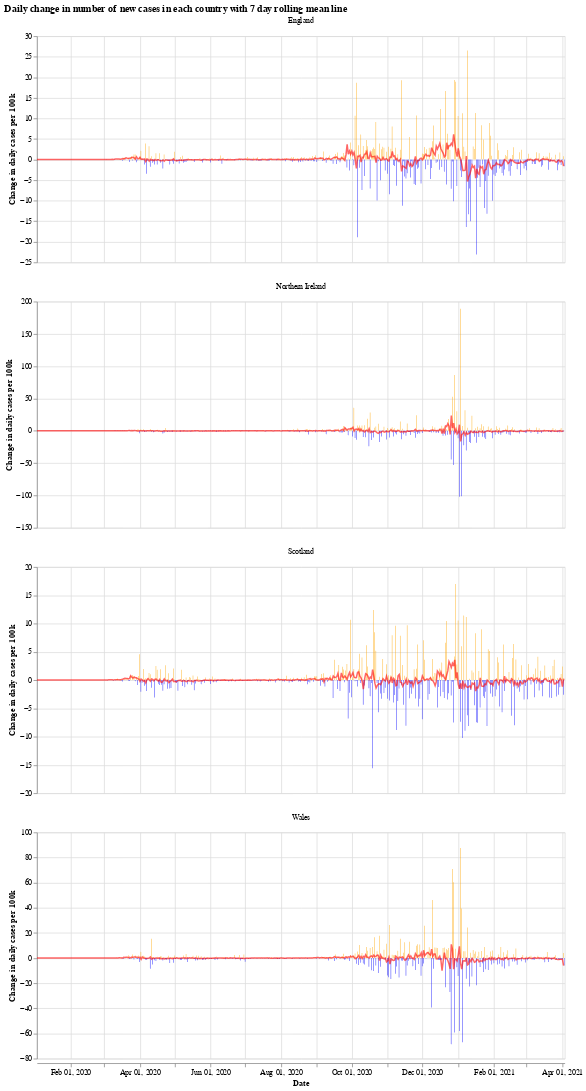

This figure's notebook cell:
### Markdown cell above
We will use the Python library `Altair` for visualising the data, see the [altair docs](https://altair-viz.github.io/) for more information.

First we have a graph which shows the daily change in the number of new cases for each country. This number jumps up and down all over the place, which is likely due to delay in reporting of new cases over the weekend. Another interesting thing is that it looks like the daily cases in Wales experienced a much shorter period of calm over the summer (calm in the sense of daily cases not jumping up and down).

The orange bars are days when the number of new cases (per 100k population) was more than the previous day, while the blue are days when the number of new cases dropped. The red line is the 7 day moving average. 

When the moving average line is below 0, it means that there is a consistent drop in new cases. We can see this clearly happening around the times that lockdowns were introduced (though, to varying degrees). I will update the graphs soon with a marker of when each lockdown started.

### Code cell
# collapse
import altair as alt

bars = alt.Chart(uk_cases).mark_bar().encode(
    x=alt.X("yearmonthdate(date):T", axis=alt.Axis(title='Date')),
    y=alt.Y("casesChangeRate:Q", axis=alt.Axis(title='Change in daily cases per 100k')),
    tooltip='casesChange',
    color=alt.condition(
        alt.datum.casesChangeRate > 0,
        alt.value("orange"),  # The positive color
        alt.value("blue")  # The negative color
    )
).properties(title='Daily change in number of new cases with 7 day rolling mean',width=700).interactive()

line = alt.Chart(uk_cases).mark_line(
    color='red',
    size=2,
    opacity=0.6
).transform_window(
    rolling_mean='mean(casesChangeRate)',
    frame=[0, 7],
    groupby=['areaName']
).encode(
    x='yearmonthdate(date):T',
    y='rolling_mean:Q'
)

alt.layer(bars, line, data=uk_cases).facet(alt.Column(
    'areaName', title=''), columns=1).resolve_scale(y='independent').properties(title='Daily change in number of new cases in each country with 7 day rolling mean line')

### Figure 1 — Vega-Lite specification as saved in the notebook (floating-point values rounded to 4 significant figures; data arrays with more than 128 entries replaced by an {"elided": "..."} marker saying what was removed)
{"config": {"view": {"continuousWidth": 400, "continuousHeight": 300}}, "data": {"name": "data-a3191132c42610c2fc4ec477e0a8c883"}, "facet": {"type": "nominal", "field": "areaName", "title": ""}, "spec": {"layer": [{"mark": "bar", "encoding": {"color": {"condition": {"value": "orange", "test": "(datum.casesChangeRate > 0)"}, "value": "blue"}, "tooltip": {"type": "quantitative", "field": "casesChange"}, "x": {"type": "temporal", "axis": {"title": "Date"}, "field": "date", "timeUnit": "yearmonthdate"}, "y": {"type": "quantitative", "axis": {"title": "Change in daily cases per 100k"}, "field": "casesChangeRate"}}, "selection": {"selector001": {"type": "interval", "bind": "scales", "encodings": ["x", "y"]}}, "title": "Daily change in number of new cases with 7 day rolling mean", "width": 700}, {"mark": {"type": "line", "color": "red", "opacity": 0.6, "size": 2}, "encoding": {"x": {"type": "temporal", "field": "date", "timeUnit": "yearmonthdate"}, "y": {"type": "quantitative", "field": "rolling_mean"}}, "transform": [{"window": [{"op": "mean", "field": "casesChangeRate", "as": "rolling_mean"}], "frame": [0, 7], "groupby": ["areaName"]}]}]}, "columns": 1, "resolve": {"scale": {"y": "independent"}}, "title": "Daily change in number of new cases in each country with 7 day rolling mean line", "$schema": "https://vega.github.io/schema/vega-lite/v4.8.1.json", "datasets": {"data-a3191132c42610c2fc4ec477e0a8c883": {"elided": "1824 records"}}}
